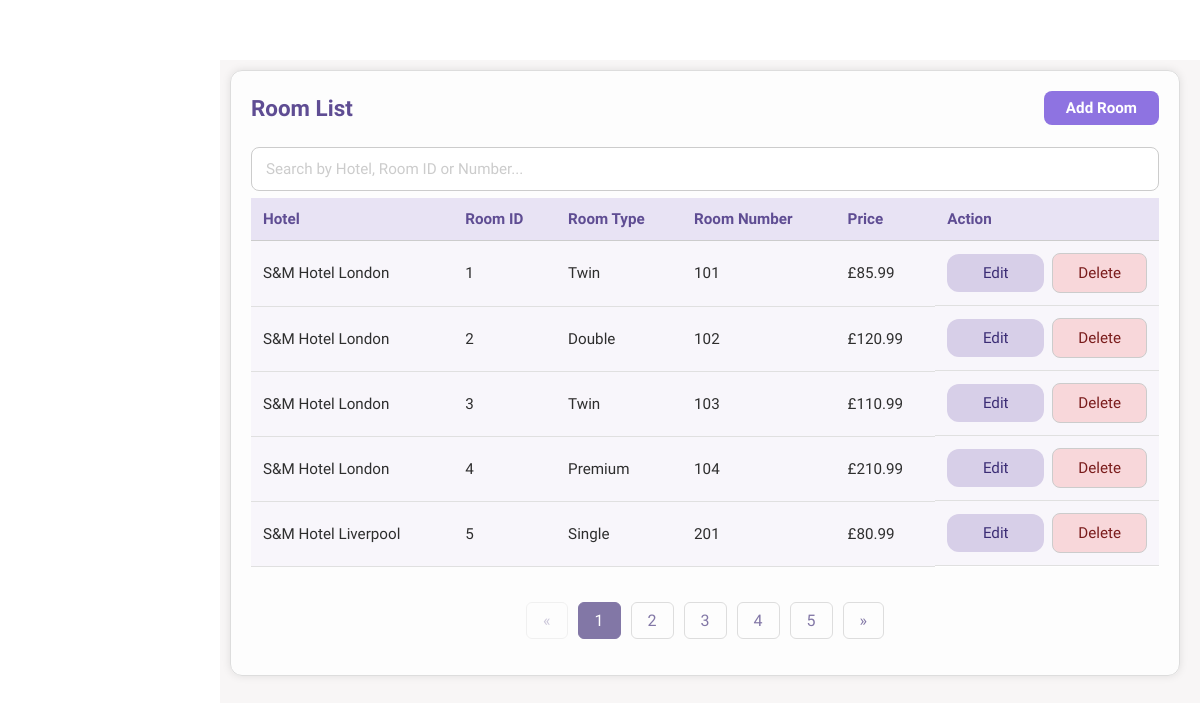
Screenshot of /room.php (signed in) with the database file from the repository.
### tables this page shows
CREATE TABLE ROOM(
ROOM_ID INTEGER NOT NULL PRIMARY KEY AUTOINCREMENT,
ROOM_NO INTEGER NOT NULL,
ROOM_TYPE_ID INTEGER NOT NULL,
PRICE DOUBLE(2) NOT NULL,
HOTEL_ID INTEGER NOT NULL,
FOREIGN KEY (ROOM_TYPE_ID) REFERENCES ROOM_TYPE(ROOM_TYPE_ID) ON DELETE CASCADE ON UPDATE CASCADE,
FOREIGN KEY (HOTEL_ID) REFERENCES HOTEL(HOTEL_ID) ON DELETE CASCADE ON UPDATE CASCADE
);

CREATE TABLE HOTEL(
HOTEL_ID INTEGER NOT NULL PRIMARY KEY AUTOINCREMENT,
HOTEL_NAME TEXT NOT NULL,
HOTEL_ADDRESS TEXT NOT NULL,
CITY TEXT NOT NULL,
POSTCODE TEXT NOT NULL,
HOTEL_TELNO TEXT NOT NULL UNIQUE,
HOTEL_EMAIL TEXT NOT NULL UNIQUE
);

CREATE TABLE ROOM_TYPE(
ROOM_TYPE_ID INTEGER  NOT NULL PRIMARY KEY AUTOINCREMENT,
ROOM_TYPE_NAME TEXT NOT NULL,
ROOM_TYPE_DESCRIPTION TEXT NOT NULL
);

### functions.php (the view, shortened to what this page needs)
<?php
function createDB()
{
    $db = new SQLite3('hotelSQL.db');
    $db->exec("PRAGMA foreign_keys = ON");
    return $db;
}
function RoomList($editingId = null, $limit = null, $offset = null)
{
    $db = createDB();
    $select_query = "SELECT * FROM ROOM r
        INNER JOIN HOTEL h ON (r.HOTEL_ID = h.HOTEL_ID)
        INNER JOIN ROOM_TYPE rt ON (r.ROOM_TYPE_ID = rt.ROOM_TYPE_ID)
        ORDER BY HOTEL_ID ASC
    ";
    $select_query = applyPagination($select_query, $limit, $offset);
    $result = $db->query($select_query);
    while ($row = $result->fetchArray(SQLITE3_ASSOC)) {
        if ($editingId == $row['ROOM_ID']) {
            echo "<tr><form method='post'>";
            echo "<td>";
            HotelDropdown($row['HOTEL_ID']);
            echo "</td>";
            echo "<td>" . $row['ROOM_ID'] . "</td>";
            echo "<input type='hidden' name='room-id' value='" . $row['ROOM_ID'] . "'>";
            echo "<td>";
            RoomTypeDropdown('room-type-id', $row['ROOM_TYPE_ID']);
            echo "</td>";
            echo "<td>
                    <input type='number' name='room-number'
                           value='" . htmlspecialchars($row['ROOM_NO']) . "' required>
                  </td>";
            echo "<td>
                    <input type='number' step='0.01' name='room-price'
                           value='" . htmlspecialchars($row['PRICE']) . "' required>
                  </td>";
            echo "<td>
                    <input type='submit' class='submit-btn' name='save' value='Save'>
                    <input type='submit' class='delete-button-in-list' name='cancel' value='Cancel'>
                  </td>";
            echo "</form></tr>";
        } else {
            echo "<form method='post'><tr>";
            echo "<td>" . $row['HOTEL_NAME'] . "</td>";
            echo "<td>" . $row['ROOM_ID'] . "</td>";
            echo "<td>" . $row['ROOM_TYPE_NAME'] . "</td>";
            echo "<td>" . $row['ROOM_NO'] . "</td>";
            echo "<td>" . "£" . number_format($row['PRICE'], 2, '.', '') . "</td>";
            echo "<td>
                <input type='hidden' name='room-id' value='" . $row['ROOM_ID'] . "'>
                <input type='submit' class='edit-button-in-list' name='edit' value='Edit'>
                <input type='button' class='delete-button-in-list' name='delete' value='Delete'>
            </td>";
            echo "</tr></form>";
        }
    }
}
function applyPagination($sql, $limit, $offset)
{
    if ($limit !== null && $offset !== null) {
        $limit = (int) $limit;
        $offset = (int) $offset;
        $sql .= " LIMIT $limit OFFSET $offset";
    }
    return $sql;
}
?>

### style.css (style rules this page uses)
html, body { margin: 0; padding: 0; box-sizing: border-box; }
*, *::before, *::after { box-sizing: inherit; }
* { font-family: "Source Sans Pro", Helvetica, sans-serif; }
input::placeholder { color: #ccc; }
.base-table td { padding: 12px; border-bottom: 1px solid #e0e0e0; }
.base-table td:last-child { display: flex; justify-content: flex-start; align-items: center; gap: 8px; }
.base-table tr:nth-child(even) { background-color: #f8f6fb; }
.add-container input { padding: 10px; border: 1px solid #ccc; border-radius: 8px; font-size: 0.95rem; background-color: #fff; transition: border-color 0.3s, box-shadow 0.3s; }
.add-container td input[type="submit"] { padding: 10px 28px; border: none; border-radius: 12px; font-size: 0.95rem; font-weight: 500; cursor: pointer; }
.add-container .edit-button-in-list { background-color: #d7cfe8; color: #3b2d75; }
.add-container .delete-button-in-list { background-color: #f8d7da; color: #7a1c1c; }
.base-form input, .add-container input, .add-container select, .base-form select { width: 50%; max-width: 100%; }
.edit-button-in-list, .delete-button-in-list { cursor: pointer; }

### rows the page displays
room: HOTEL_ID.HOTEL_NAME "S&M Hotel London", ROOM_ID "1", ROOM_TYPE_ID.ROOM_TYPE_NAME "Twin", ROOM_NO "101", PRICE "85.99"
room: HOTEL_ID.HOTEL_NAME "S&M Hotel London", ROOM_ID "2", ROOM_TYPE_ID.ROOM_TYPE_NAME "Double", ROOM_NO "102", PRICE "120.99"
room: HOTEL_ID.HOTEL_NAME "S&M Hotel London", ROOM_ID "3", ROOM_TYPE_ID.ROOM_TYPE_NAME "Twin", ROOM_NO "103", PRICE "110.99"
room: HOTEL_ID.HOTEL_NAME "S&M Hotel London", ROOM_ID "4", ROOM_TYPE_ID.ROOM_TYPE_NAME "Premium", ROOM_NO "104", PRICE "210.99"
room: HOTEL_ID.HOTEL_NAME "S&M Hotel Liverpool", ROOM_ID "5", ROOM_TYPE_ID.ROOM_TYPE_NAME "Single", ROOM_NO "201", PRICE "80.99"
